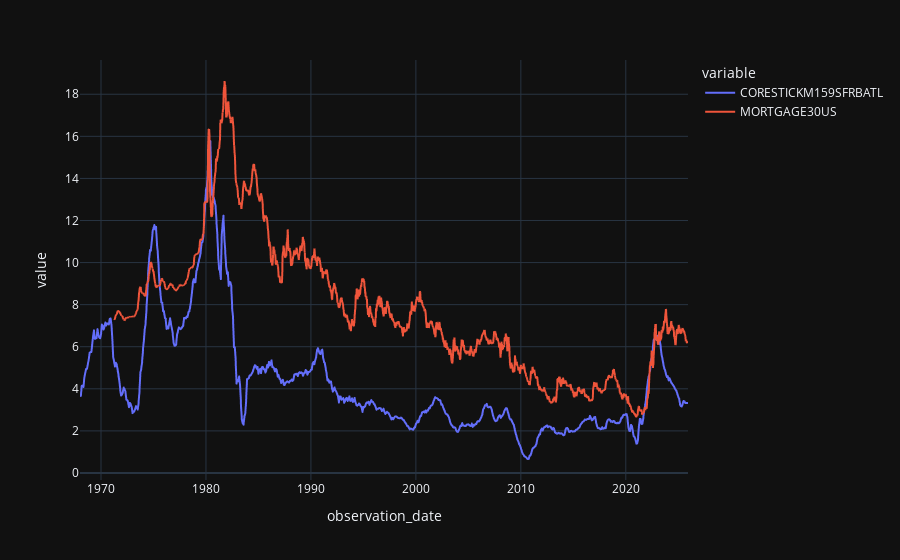

The cell this chart's notebook holds for it:
### Code cell
df3.plot()

### Figure 1 — Plotly figure (JSON) as saved in the notebook; plotly's stock layout.template omitted (floating-point values rounded to 4 significant figures; data arrays with more than 128 entries replaced by an {"elided": "..."} marker saying what was removed)
{"data": [{"hovertemplate": "variable=CORESTICKM159SFRBATL<br>observation_date=%{x}<br>value=%{y}<extra></extra>", "legendgroup": "CORESTICKM159SFRBATL", "line": {"color": "#636efa", "dash": "solid"}, "marker": {"symbol": "circle"}, "mode": "lines", "name": "CORESTICKM159SFRBATL", "showlegend": true, "type": "scattergl", "x": {"elided": "3460 str values"}, "xaxis": "x", "y": {"elided": "3460 float values"}, "yaxis": "y"}, {"hovertemplate": "variable=MORTGAGE30US<br>observation_date=%{x}<br>value=%{y}<extra></extra>", "legendgroup": "MORTGAGE30US", "line": {"color": "#EF553B", "dash": "solid"}, "marker": {"symbol": "circle"}, "mode": "lines", "name": "MORTGAGE30US", "showlegend": true, "type": "scattergl", "x": {"elided": "3460 str values"}, "xaxis": "x", "y": {"elided": "3460 float values"}, "yaxis": "y"}], "layout": {"legend": {"title": {"text": "variable"}, "tracegroupgap": 0}, "margin": {"t": 60}, "xaxis": {"anchor": "y", "domain": [0, 1], "title": {"text": "observation_date"}}, "yaxis": {"anchor": "x", "domain": [0, 1], "title": {"text": "value"}}}}
